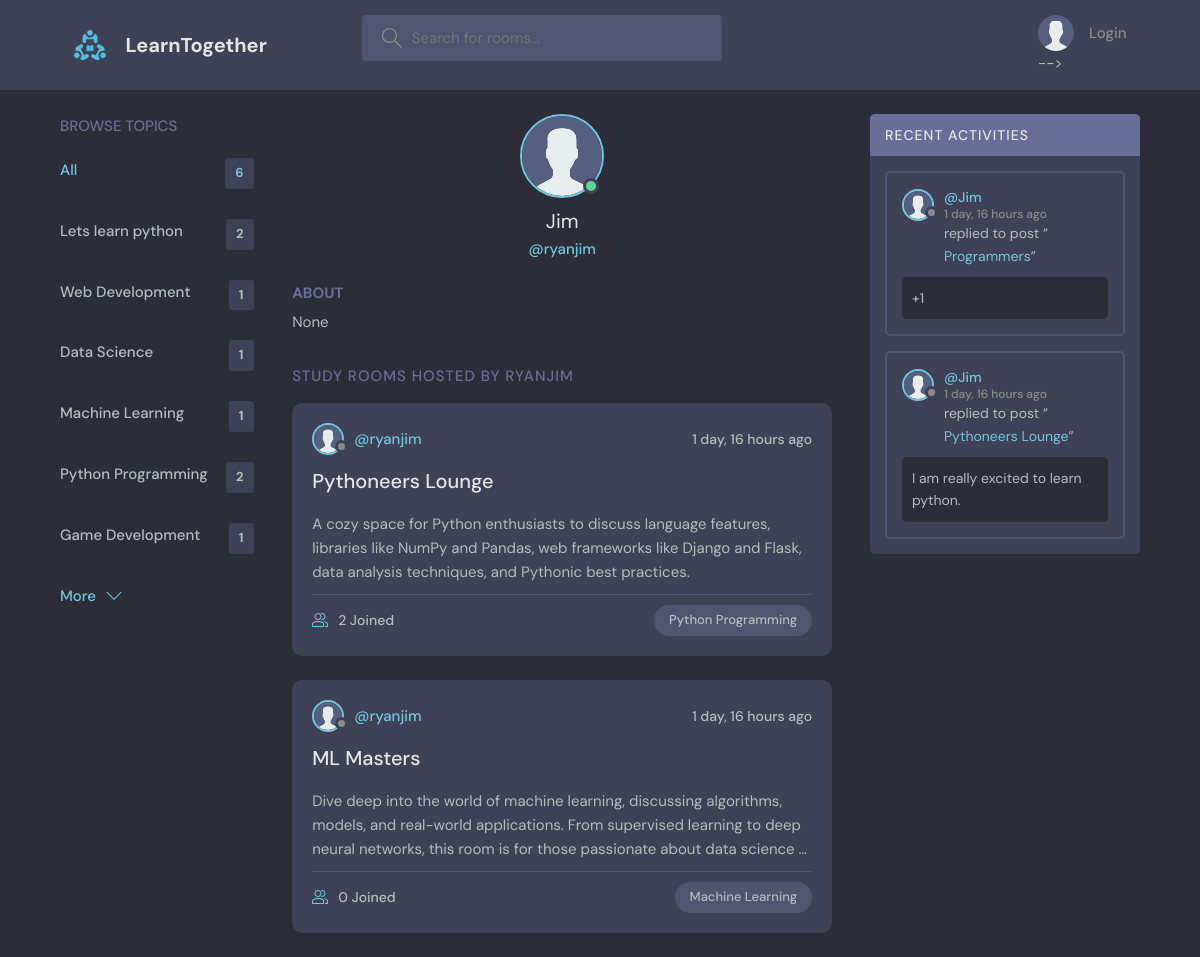
The page /profile/2 on the database its author committed.
### base/models.py (models this page shows, shortened)
class Topic(models.Model):
    name=models.CharField(max_length=200)

class User(AbstractUser):
    name = models.CharField(max_length=200, null=True)
    email = models.EmailField(unique=True)
    bio = models.TextField(null=True)
    avatar = models.ImageField(null=True, default="avatar.svg")
    USERNAME_FIELD = 'email'
    REQUIRED_FIELDS = []

class Room(models.Model):
    host = models.ForeignKey(User, on_delete=models.SET_NULL, null=True)
    topic = models.ForeignKey(Topic, on_delete=models.SET_NULL, null=True)
    name=models.CharField(max_length=100)
    description=models.TextField(null=True,blank=True)
    participants=models.ManyToManyField(User, related_name='participants', blank=True)
    updated = models.DateTimeField(auto_now=True)
    created = models.DateTimeField(auto_now_add=True)
    class Meta:
        ordering = ['-updated','-created']
    def __str__(self):
        return self.name

class Message(models.Model):
    user = models.ForeignKey(User, on_delete=models.CASCADE)
    room = models.ForeignKey(Room, on_delete=models.CASCADE)
    body = models.TextField()
    updated = models.DateTimeField(auto_now=True)
    created = models.DateTimeField(auto_now_add=True)
    class Meta:
        ordering = ['-updated','-created']

### base/views.py (the view)
# urls.py: path('profile/<str:pk>' , views.userProfile, name='user-profile' ),
def userProfile(request,pk):
    user = User.objects.get(id = pk)
    rooms = user.room_set.all()
    room_messages = user.message_set.all()
    topics = Topic.objects.all()
    context = {'user':user, 'rooms':rooms , 'room_messages':room_messages, 'topics':topics}
    return render(request, 'base/profile.html',context)

### base/templates/base/profile.html (shortened to what this page needs)
{% extends 'main.html' %}
{% block content %}
  <main class="profile-page layout layout--3">
    <div class="container">
      {% include 'base/topics_component.html' %}
      <div class="roomList">
        <div class="profile">
          <div class="profile__avatar">
            <div class="avatar avatar--large active">
              <img src="{{user.avatar.url}}" />
            </div>
          </div>
          <div class="profile__info">
            <h3>{{user.name}}</h3>
            <p>@{{user.username}}</p>
          </div>
          <div class="profile__about">
            <h3>About</h3>
            <p>
              {{user.bio}}
            </p>
          </div>
        </div>
        <div class="roomList__header">
          <div>
            <h2>Study Rooms Hosted by {{user.username}}</a>
            </h2>
          </div>
        </div>
        {% include 'base/feed_component.html' %}
      </div>
      {% include 'base/activity_component.html' %}
    </div>
  </main>
{% endblock content %}

### templates/main.html (shortened to what this page needs)
<!DOCTYPE html>
{% load static %}
<html lang="en">
  <head>
    <link rel="stylesheet" href="{% static 'styles/style.css' %}" />
  </head>
  <body>
    {% include 'navbar.html' %}
    {% block content %}
    {% endblock content %}
  </body>
</html>

### templates/navbar.html (shortened to what this page needs)
{% load static %}
<header class="header header--loggedIn">
    <div class="container">
      <a href="{% url 'home' %}" class="header__logo">
        <img src="{% static 'images/logo.svg' %}" />
        <h1>LearnTogether</h1>
      </a>
      <form class="header__search" method="GET" action="{% url 'home' %}">
        <label>
          <input name="q" placeholder="Search for rooms..." />
        </label>
      </form>
      <nav class="header__menu">
        {% if request.user.is_authenticated %}
        <div class="header__user">
          <a href="{% url 'user-profile' user.id %}">
            <div class="avatar avatar--medium active">
              <img src="{{request.user.avatar.url}}" />
            </div>
            <p>{{request.user.name}} <span>@{{request.user.username}}</span></p>
          </a>
          <button class="dropdown-button">
            <svg version="1.1" xmlns="http://www.w3.org/2000/svg" width="32" height="32" viewBox="0 0 32 32">
              <title>chevron-down</title>
              <path d="M16 21l-13-13h-3l16 16 16-16h-3l-13 13z"></path>
            </svg>
          </button>
        </div>
        {% else %}
        <a href="{% url 'login' %}">
          <img src="{% static 'images/avatar.svg' %}" />
          <p>Login</p>
        </a> -->
        {% endif %}
      </nav>
    </div>
  </header>

### base/templates/base/topics_component.html
<div class="topics">
    <div class="topics__header">
      <h2>Browse Topics</h2>
    </div>
    <ul class="topics__list">
      <li>
        <a href="{% url 'home' %}" class="active">All <span>{{topics.count}}</span></a>
      </li>
      {% for topic in topics %}
      <li>
        <a href="{% url 'home' %}?q={{topic.name}}">{{topic.name}} <span>{{topic.room_set.all.count}}</span></a>
      </li>
      {% endfor %}
    </ul>
    <a class="btn btn--link" href="{% url 'topics' %}">
      More
      <svg version="1.1" xmlns="http://www.w3.org/2000/svg" width="32" height="32" viewBox="0 0 32 32">
        <title>chevron-down</title>
        <path d="M16 21l-13-13h-3l16 16 16-16h-3l-13 13z"></path>
      </svg>
    </a>
  </div>

### base/templates/base/feed_component.html (shortened to what this page needs)
{% for room in rooms %}
<div class="roomListRoom">
  <div class="roomListRoom__header">
    <a href="{% url 'user-profile' room.host.id %}" class="roomListRoom__author">
      <div class="avatar avatar--small">
        <img src="{{room.host.avatar.url}}" />
      </div>
      <span>@{{room.host.username}}</span>
    </a>
    <div class="roomListRoom__actions">
      <span>{{room.created|timesince}} ago</span>
    </div>
  </div>
  <div class="roomListRoom__content">
    <a href="{% url 'room' room.id %}">{{room.name}}</a>
    <p>{{room.description|truncatewords:30}}</p>
  </div>
  <div class="roomListRoom__meta">
    <a href="{% url 'room' room.id %}" class="roomListRoom__joined">
      {{room.participants.all.count}} Joined
    </a>
    <p class="roomListRoom__topic">{{room.topic.name}}</p>
  </div>
</div>
{% endfor %}

### base/templates/base/activity_component.html (shortened to what this page needs)
<div class="activities">
  <div class="activities__header">
    <h2>Recent Activities</h2>
  </div>
  {% for message in room_messages %}
  <div class="activities__box">
    <div class="activities__boxHeader roomListRoom__header">
      <a href="{% url 'user-profile' message.user.id %}" class="roomListRoom__author">
        <div class="avatar avatar--small">
          <img src="{{message.user.avatar.url}}" />
        </div>
        <p>
          @{{message.user.name}}
          <span>{{message.created|timesince}} ago</span>
        </p>
      </a>
    </div>
    <div class="activities__boxContent">
      <p>replied to post “<a href="{% url 'room' message.room.id %}">{{message.room}}</a>”</p>
      <div class="activities__boxRoomContent">
        {{message.body}}
      </div>
    </div>
  </div>
  {% endfor %}
</div>

### rows shown on the page
Topic: name "Lets learn python", room_set.all.count "2"
Topic: name "Web Development", room_set.all.count "1"
Topic: name "Data Science", room_set.all.count "1"
Topic: name "Machine Learning", room_set.all.count "1"
Topic: name "Python Programming", room_set.all.count "2"
Topic: name "Game Development", room_set.all.count "1"
User: avatar (placeholder picture), name "Jim", username "ryanjim", bio "None", username "RYANJIM"
Room: host.avatar (placeholder picture), host.username "ryanjim", created "1 day, 16 hours", name "Pythoneers Lounge", description "A cozy space for Python enthusiasts to discuss language features, libraries like NumPy and Pandas, web frameworks like Django and Flask, data analysis techniques, and Pythonic best practices.", participants.all.count "2", topic.name "Python Programming"
Room: host.avatar (placeholder picture), host.username "ryanjim", created "1 day, 16 hours", name "ML Masters", description "Dive deep into the world of machine learning, discussing algorithms, models, and real-world applications. From supervised learning to deep neural networks, this room is for those passionate about data science …", participants.all.count "0", topic.name "Machine Learning"
Message: user.avatar (placeholder picture), user.name "Jim", created "1 day, 16 hours", room "Programmers", body "+1"
Message: user.avatar (placeholder picture), user.name "Jim", created "1 day, 16 hours", room "Pythoneers Lounge", body "I am really excited to learn python."

### other values the page prints
{{ topics.count }} "6"
